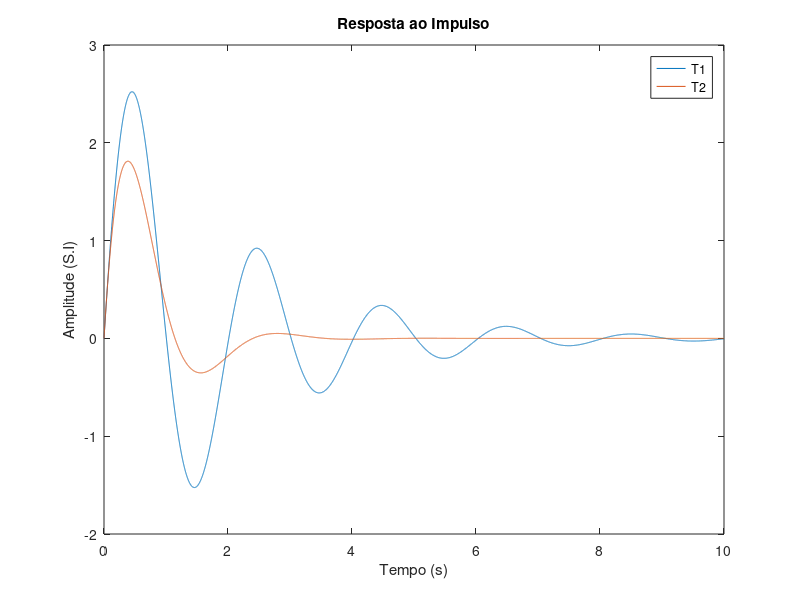
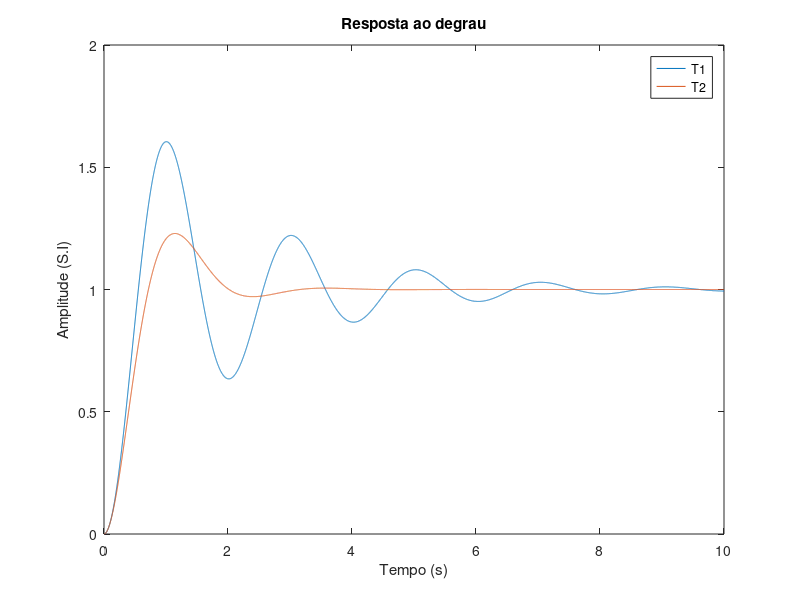
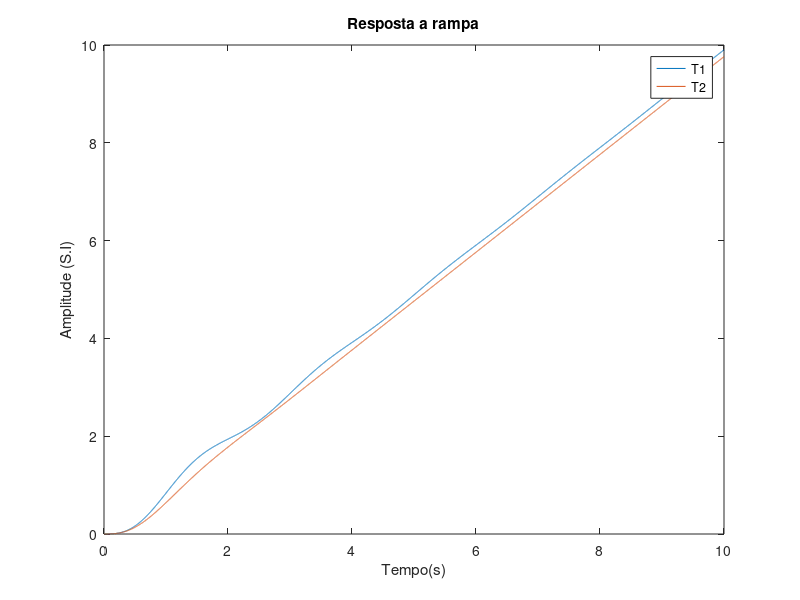
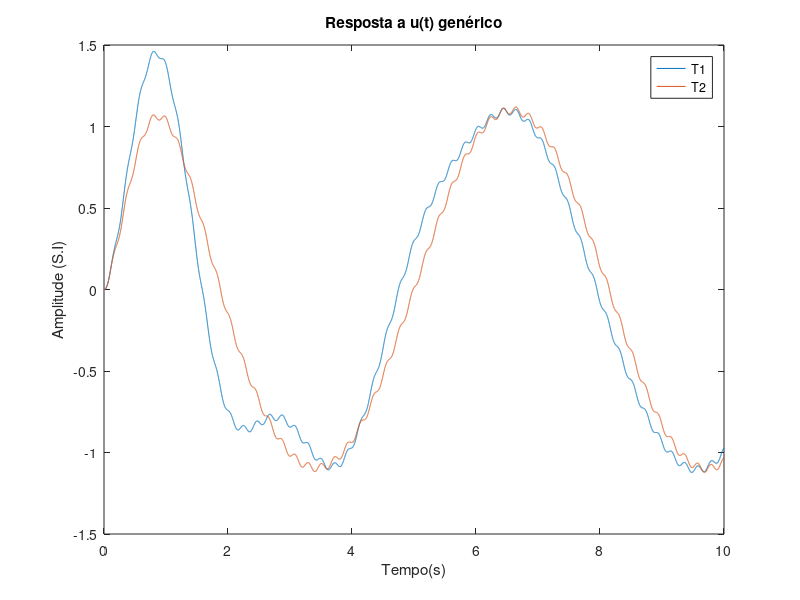

These figures' MATLAB source, in order:
close all;
clear all;
clc;
pkg load control
t=0:0.001:10; %vetor de tempo
s=tf('s'); %s operador de Laplace

P = 10/(s*(s+1)); %funcao de transferencia da planta (t.f)
K = 1.05*(s+1.5)/(s+3.75); %F. T do controlador
H = 1;  %%% F.T  da realimentacao
G = K*P; %%% F.T do ramo direto

T1=feedback(P, H);
T2=feedback(G, H); %%% F.T malha fechada

%calcula polos
disp('-----------')
disp('Polos T1 MALHA FECHADA')
p_mf=pole(T1)
disp('-----------')
disp('Zeros T1 MALHA FECHADA')
%calcula zeros
z_mf=zero(T1)


%calcula polos
disp('-----------')
disp('Polos T2 MALHA FECHADA')
p_mf=pole(T2)
disp('-----------')
disp('Zeros T2 MALHA FECHADA')
%calcula zeros
z_mf=zero(T2)

%impulso unitario de T1 e T2
y1 = impulse(T1, t);
y2 = impulse (T2, t);
figure, plot(t, y1, t, y2);
xlabel('Tempo (s)');
ylabel('Amplitude (S.I)');
title('Resposta ao Impulso');
legend('T1', 'T2');

%degrau unitario de T1 e T2
y3 = step(T1, t);
y4 = step(T2, t);
figure, plot(t, y3, t, y4);
xlabel('Tempo (s)');
ylabel('Amplitude (S.I)');
title('Resposta ao degrau');
legend('T1', 'T2');

%rampa unitaria de T1 e T2
y5 = step(T1/s, t);
y6 = step(T2/s, t);
figure, plot(t, y5, t, y6);
xlabel('Tempo(s)');
ylabel('Amplitude (S.I)');
title('Resposta a rampa');
legend('T1', 'T2');

%u(t) = 2*sin(30*t) + 1*cos(t) para T1 e T2
u = 2*sin(30*t) + cos(t);
y7 = lsim(T1, u, t);
y8 = lsim(T2, u, t);
figure, plot(t, y7, t, y8);
xlabel('Tempo(s)');
ylabel('Amplitude (S.I)');
title('Resposta a u(t) genérico');
legend('T1', 'T2');

